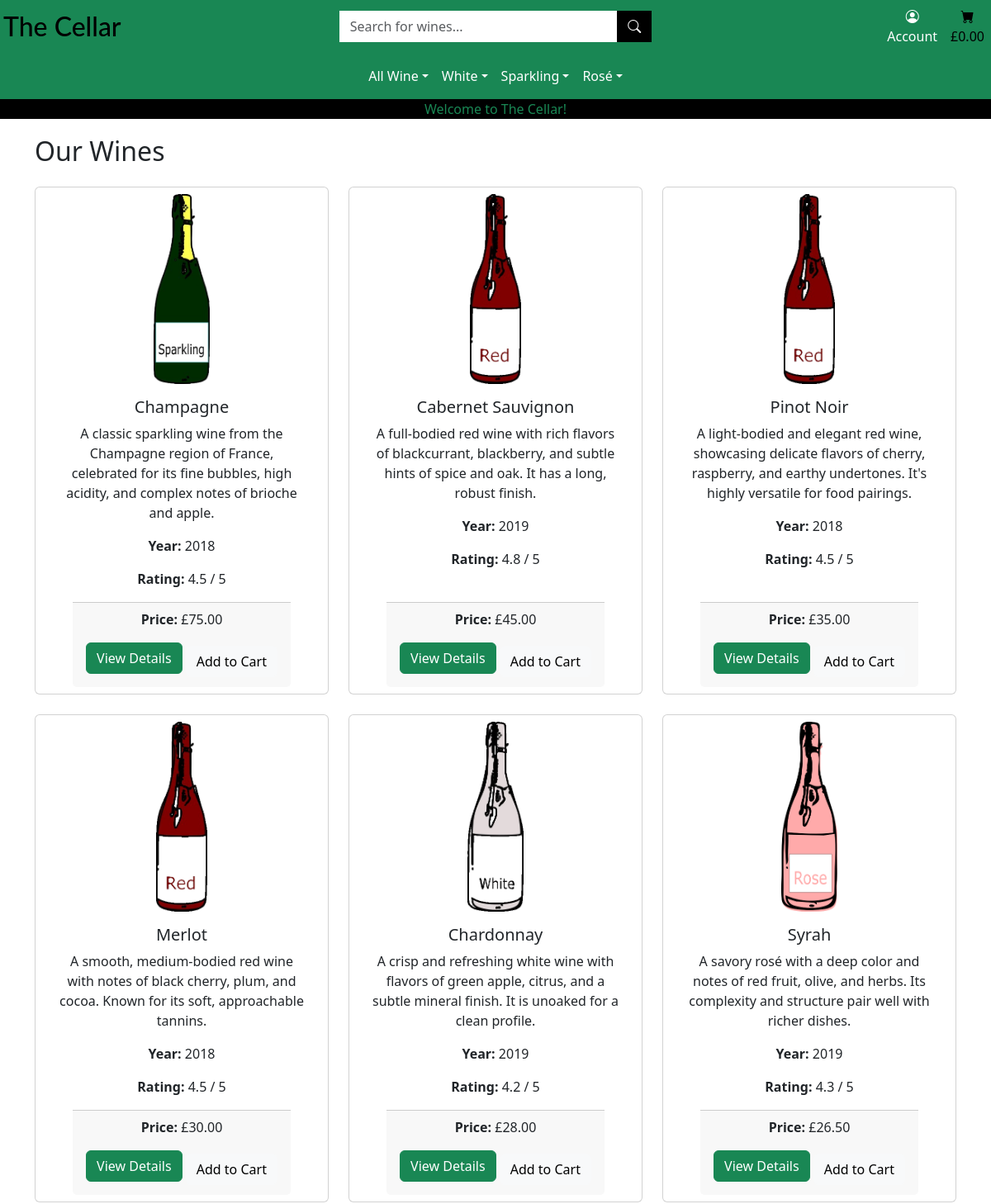
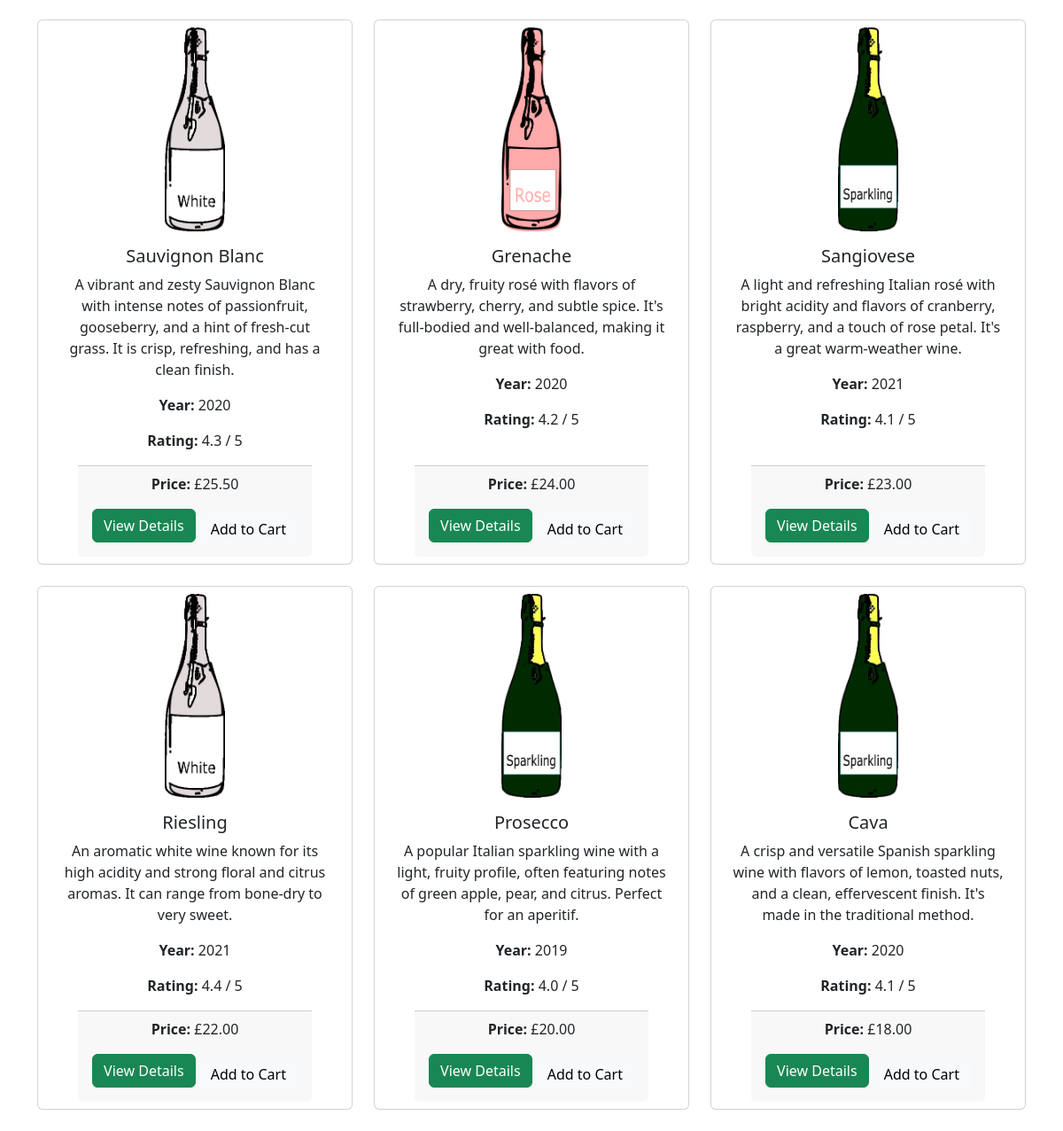
The app's page /products/?sort=price&direction=desc with its own data (2 pictures, top to bottom).
### products/models.py (models this page shows, shortened)
class Wine(models.Model):
    name = models.CharField(max_length=200)
    category = models.ForeignKey(Category, on_delete=models.SET_NULL, related_name='wines', null=True, blank=True)
    description = models.TextField()
    price = models.DecimalField(max_digits=10, decimal_places=2)
    image = models.ImageField(blank=True, null=True)
    rating = models.FloatField(null=True, blank=True)
    year = models.PositiveIntegerField(null=True, blank=True)

### products/views.py (the view)
# urls.py: path('', views.all_wines, name='all_wines'),
def all_wines(request):
    wines = Wine.objects.all()
    query = None
    categories = None
    sort = None
    direction = None
    if 'sort' in request.GET:
        sortkey = request.GET['sort']
        sort = sortkey
        if sortkey == 'name':
            sortkey = 'lower_name'
            wines = wines.annotate(lower_name=Lower('name'))
        if 'direction' in request.GET:
            direction = request.GET['direction']
            if direction == 'desc':
                sortkey = f'-{sortkey}'
        wines = wines.order_by(sortkey)
    if 'category' in request.GET:
        categories = request.GET['category'].split(',')
        wines = wines.filter(category__name__in=categories)
        categories = Category.objects.filter(name__in=categories)
    if 'q' in request.GET:
        query = request.GET['q']
        if not query:
            messages.error(request, "You didn't enter any search criteria!")
            return redirect(reverse('all_wines'))
        wines = wines.filter(Q(name__icontains=query) | Q(description__icontains=query))
    context = {       #create a context dictionary to pass data to the template
        'wines': wines,
        'search_term': query,
        'current_categories': categories,
        'current_sorting': f'{sort}_{direction}',
    }
    return render(request, 'products.html', context)

### products/templates/products.html (shortened to what this page needs)
{% extends "base.html" %}
{% load static %}
{% block content %}
<div class="container">
    <h2 class="my-4">Our Wines</h2>
    <div class="row">
        {% for wine in wines %}
        <div class="col-md-4 mb-4">
            <div class="card h-100 d-flex align-items-center px-2 py-2">
                {% if wine.image %}
                    <img src="{{ wine.image.url }}" class="card-img-top" alt="{{ wine.name }}">
                {% else %}
                    <img src="{% static 'images/placeholder.png' %}" class="card-img-top" alt="No image available">
                {% endif %}
                    <div class="card-body text-center">
                        <h5 class="card-title">{{ wine.name }}</h5>
                        <p class="card-text">{{ wine.description }}</p>
                        <p class="card-text"><strong>Year:</strong> {{ wine.year }}</p>
                        <p class="card-text"><strong>Rating:</strong> {{ wine.rating }} / 5</p>
                    </div>
                    <div class="card-footer text-center">
                        <p class="card-text"><strong>Price:</strong> £{{ wine.price|floatformat:2 }}</p>
                        <a href="{% url 'wine_detail' wine.id %}" class="btn btn-success mb-2">View Details</a>
                        <form method="post" action="{% url 'shop_home' %}" class="d-inline">
                            <button type="submit" class="btn btn-light">Add to Cart</button>
                        </form>
                 </div>
            </div>
        </div>
        {% endfor %}
    </div>
</div>
{% endblock %}

### static/css/base.css (style rules this page uses)
body { padding-top: 140px; }
.card-img-top { width: 20%; height: 230px; }
@media (min-width: 768px) { .card-img-top { width: 30%; height: 230px; object-fit: contain; } }

### records on screen
Wine: image (picture), name "Champagne", description "A classic sparkling wine from the Champagne region of France, celebrated for its fine bubbles, high acidity, and complex notes of brioche and apple.", year "2018", rating "4.5", price "75.00"
Wine: image (picture), name "Cabernet Sauvignon", description "A full-bodied red wine with rich flavors of blackcurrant, blackberry, and subtle hints of spice and oak. It has a long, robust finish.", year "2019", rating "4.8", price "45.00"
Wine: image (picture), name "Pinot Noir", description "A light-bodied and elegant red wine, showcasing delicate flavors of cherry, raspberry, and earthy undertones. It's highly versatile for food pairings.", year "2018", rating "4.5", price "35.00"
Wine: image (picture), name "Merlot", description "A smooth, medium-bodied red wine with notes of black cherry, plum, and cocoa. Known for its soft, approachable tannins.", year "2018", rating "4.5", price "30.00"
Wine: image (picture), name "Chardonnay", description "A crisp and refreshing white wine with flavors of green apple, citrus, and a subtle mineral finish. It is unoaked for a clean profile.", year "2019", rating "4.2", price "28.00"
Wine: image (picture), name "Syrah", description "A savory rosé with a deep color and notes of red fruit, olive, and herbs. Its complexity and structure pair well with richer dishes.", year "2019", rating "4.3", price "26.50"
Wine: image (picture), name "Sauvignon Blanc", description "A vibrant and zesty Sauvignon Blanc with intense notes of passionfruit, gooseberry, and a hint of fresh-cut grass. It is crisp, refreshing, and has a clean finish.", year "2020", rating "4.3", price "25.50"
Wine: image (picture), name "Grenache", description "A dry, fruity rosé with flavors of strawberry, cherry, and subtle spice. It's full-bodied and well-balanced, making it great with food.", year "2020", rating "4.2", price "24.00"
Wine: image (picture), name "Sangiovese", description "A light and refreshing Italian rosé with bright acidity and flavors of cranberry, raspberry, and a touch of rose petal. It's a great warm-weather wine.", year "2021", rating "4.1", price "23.00"
Wine: image (picture), name "Riesling", description "An aromatic white wine known for its high acidity and strong floral and citrus aromas. It can range from bone-dry to very sweet.", year "2021", rating "4.4", price "22.00"
Wine: image (picture), name "Prosecco", description "A popular Italian sparkling wine with a light, fruity profile, often featuring notes of green apple, pear, and citrus. Perfect for an aperitif.", year "2019", rating "4.0", price "20.00"
Wine: image (picture), name "Cava", description "A crisp and versatile Spanish sparkling wine with flavors of lemon, toasted nuts, and a clean, effervescent finish. It's made in the traditional method.", year "2020", rating "4.1", price "18.00"
